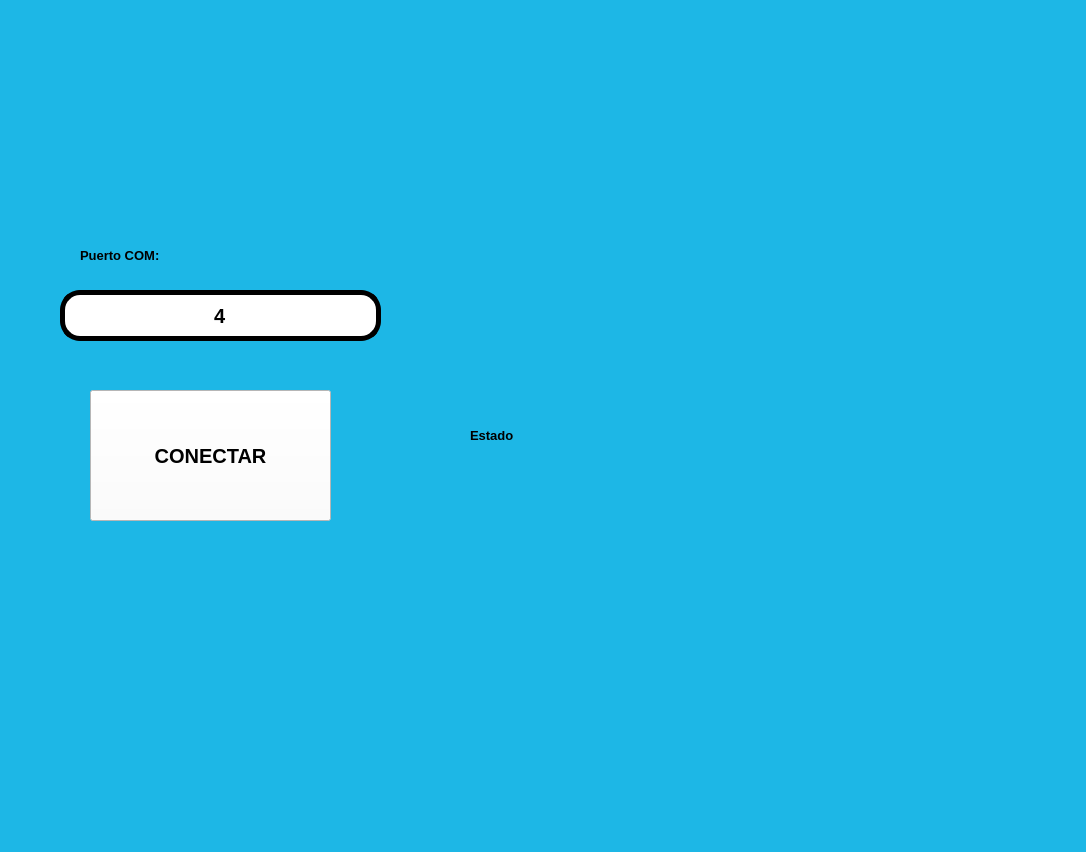
<?xml version="1.0" encoding="UTF-8"?>
<ui version="4.0">
 <class>MainWindow</class>
 <widget class="QMainWindow" name="MainWindow">
  <property name="geometry">
   <rect>
    <x>0</x>
    <y>0</y>
    <width>1086</width>
    <height>852</height>
   </rect>
  </property>
  <property name="windowTitle">
   <string>MainWindow</string>
  </property>
  <property name="styleSheet">
   <string notr="true">
background-color: rgb(29, 183, 230);</string>
  </property>
  <widget class="QWidget" name="centralwidget">
   <widget class="QLabel" name="imagen">
    <property name="geometry">
     <rect>
      <x>10</x>
      <y>20</y>
      <width>191</width>
      <height>161</height>
     </rect>
    </property>
    <property name="styleSheet">
     <string notr="true"/>
    </property>
    <property name="text">
     <string/>
    </property>
    <property name="pixmap">
     <pixmap>:/ejercicios/elyochi.jpg</pixmap>
    </property>
    <property name="scaledContents">
     <bool>true</bool>
    </property>
   </widget>
   <widget class="QLabel" name="label">
    <property name="geometry">
     <rect>
      <x>80</x>
      <y>240</y>
      <width>111</width>
      <height>31</height>
     </rect>
    </property>
    <property name="font">
     <font>
      <pointsize>10</pointsize>
      <weight>75</weight>
      <bold>true</bold>
     </font>
    </property>
    <property name="text">
     <string>Puerto COM:</string>
    </property>
   </widget>
   <widget class="QLineEdit" name="txt_com">
    <property name="geometry">
     <rect>
      <x>60</x>
      <y>290</y>
      <width>321</width>
      <height>51</height>
     </rect>
    </property>
    <property name="font">
     <font>
      <pointsize>15</pointsize>
      <weight>75</weight>
      <bold>true</bold>
     </font>
    </property>
    <property name="styleSheet">
     <string notr="true">background-color: rgb(255, 255, 255);
border-radius:20px;
border:  5px solid black;
</string>
    </property>
    <property name="text">
     <string>4</string>
    </property>
    <property name="alignment">
     <set>Qt::AlignCenter</set>
    </property>
   </widget>
   <widget class="QLabel" name="imagen_2">
    <property name="geometry">
     <rect>
      <x>540</x>
      <y>30</y>
      <width>191</width>
      <height>161</height>
     </rect>
    </property>
    <property name="styleSheet">
     <string notr="true"/>
    </property>
    <property name="text">
     <string/>
    </property>
    <property name="pixmap">
     <pixmap>:/ejercicios/kaldo.jpg</pixmap>
    </property>
    <property name="scaledContents">
     <bool>true</bool>
    </property>
   </widget>
   <widget class="QLabel" name="label_6">
    <property name="geometry">
     <rect>
      <x>850</x>
      <y>50</y>
      <width>121</width>
      <height>121</height>
     </rect>
    </property>
    <property name="text">
     <string/>
    </property>
    <property name="pixmap">
     <pixmap>:/ejercicios/sams.jpeg</pixmap>
    </property>
    <property name="scaledContents">
     <bool>true</bool>
    </property>
   </widget>
   <widget class="QLabel" name="txt_estado">
    <property name="geometry">
     <rect>
      <x>470</x>
      <y>420</y>
      <width>111</width>
      <height>31</height>
     </rect>
    </property>
    <property name="font">
     <font>
      <pointsize>10</pointsize>
      <weight>75</weight>
      <bold>true</bold>
     </font>
    </property>
    <property name="text">
     <string>Estado</string>
    </property>
   </widget>
   <widget class="QPushButton" name="btn_accion">
    <property name="geometry">
     <rect>
      <x>90</x>
      <y>390</y>
      <width>241</width>
      <height>131</height>
     </rect>
    </property>
    <property name="font">
     <font>
      <pointsize>15</pointsize>
      <weight>75</weight>
      <bold>true</bold>
     </font>
    </property>
    <property name="styleSheet">
     <string notr="true">background-color: rgb(255, 255, 255);</string>
    </property>
    <property name="text">
     <string>CONECTAR</string>
    </property>
   </widget>
  </widget>
  <widget class="QMenuBar" name="menubar">
   <property name="geometry">
    <rect>
     <x>0</x>
     <y>0</y>
     <width>1086</width>
     <height>26</height>
    </rect>
   </property>
  </widget>
  <widget class="QStatusBar" name="statusbar"/>
 </widget>
 <resources>
  <include location="../PIP_2025_Eq1/Archivos/Recursos.qrc"/>
 </resources>
 <connections/>
</ui>
